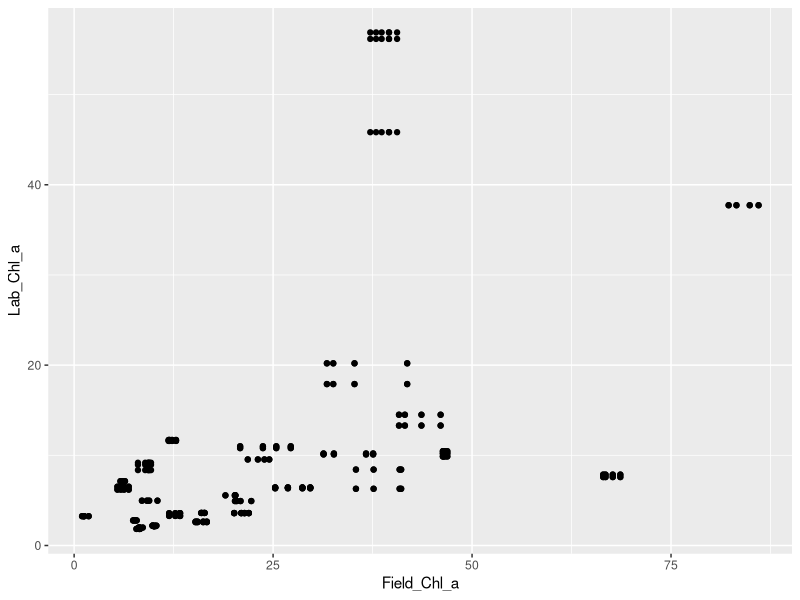
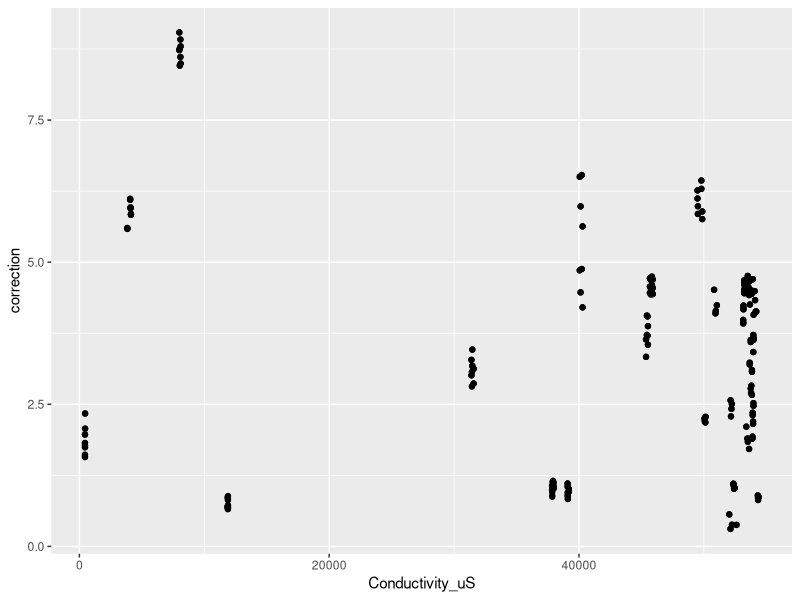
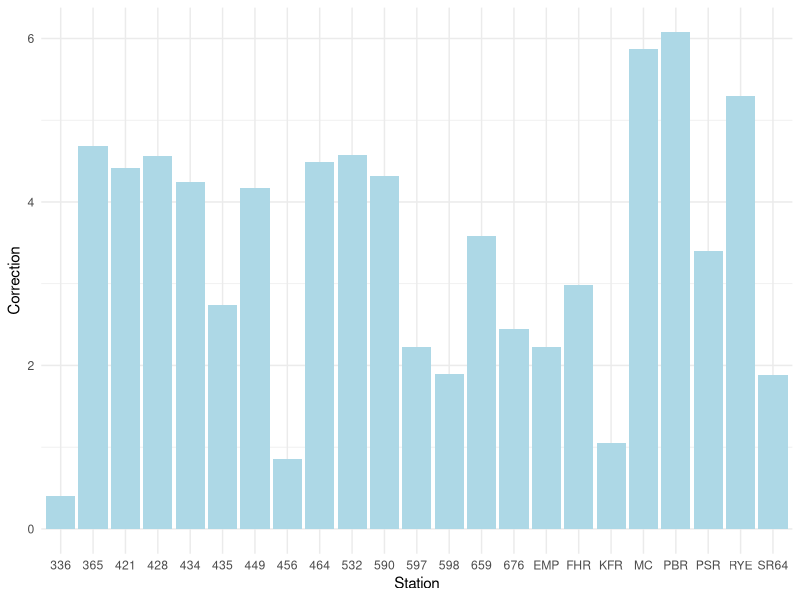
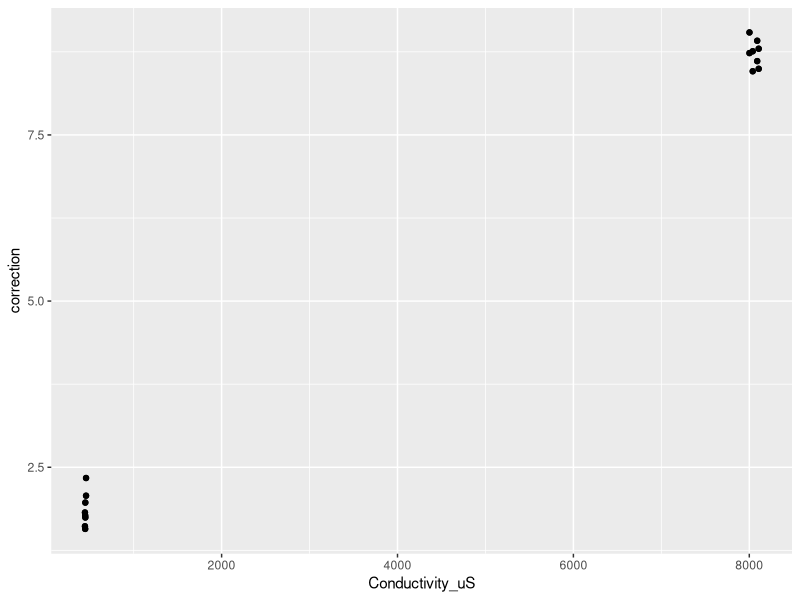
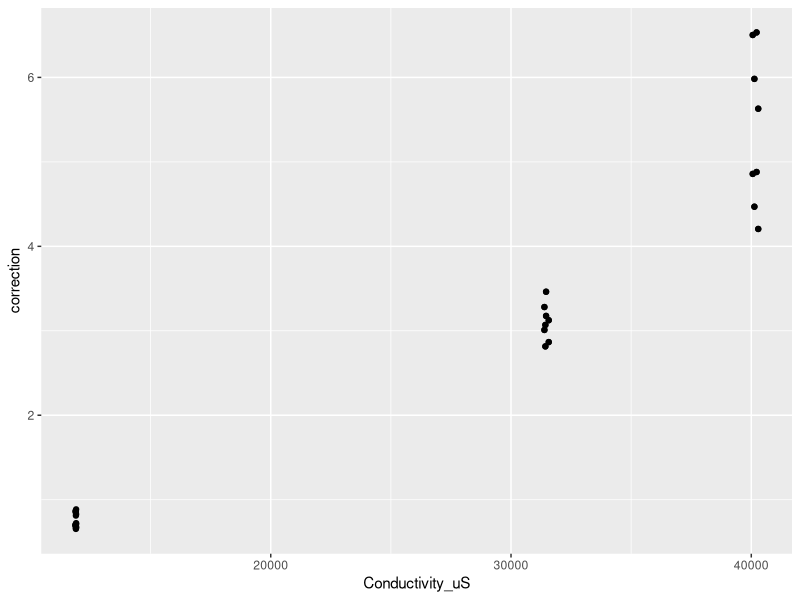
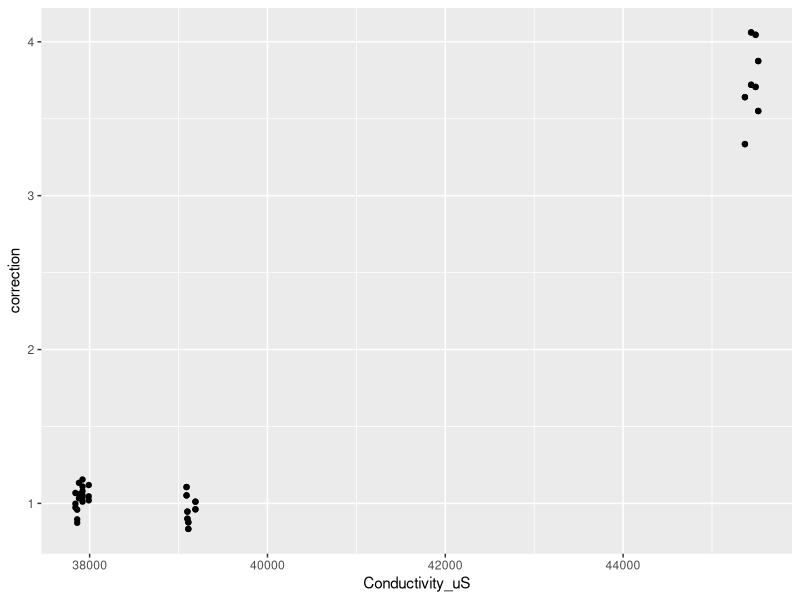
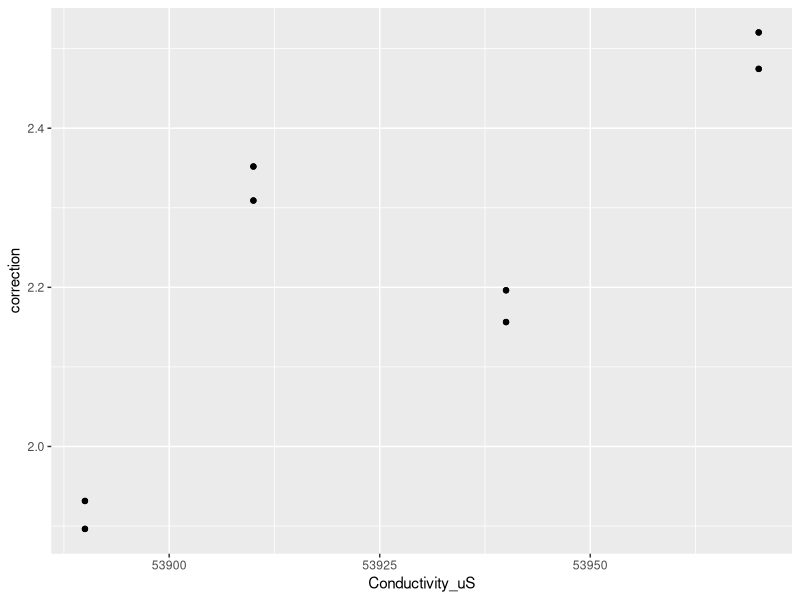
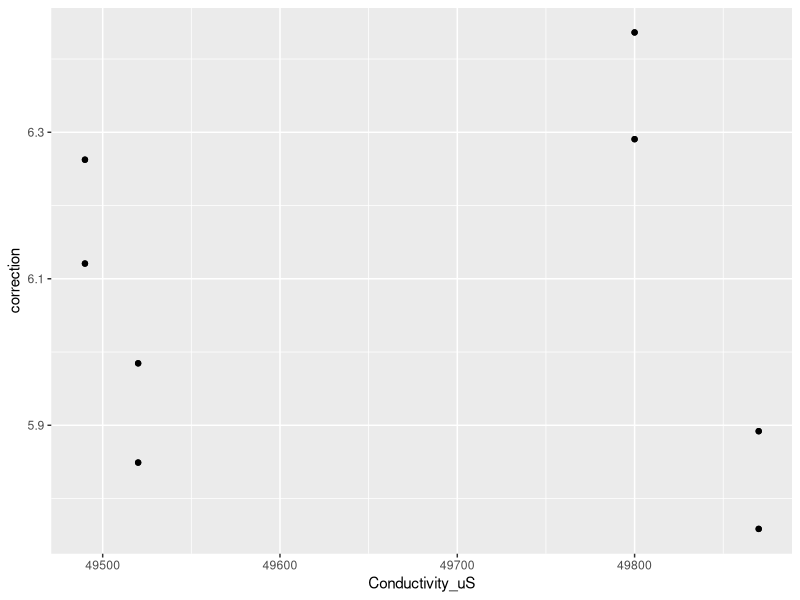

Write the R code that produced these figures, in order.
## ---- chunk 1
#| warning: false
#| echo: false

library(tidyverse)
library(knitr)
library(kableExtra)


Observations<- read_csv("Chla-Observations.csv")

kable(Observations)
## ---- chunk 2
#| warning: false
#| echo: false
library(tidyverse)
library(readr)

Observations<- read_csv("Chla-Observations.csv")
ggplot(
  data=Observations,
  mapping=aes(x=Field_Chl_a, y=Lab_Chl_a)
)+
  geom_point()
  

## ---- chunk 3
#| warning: false
#| echo: false
library(tidyverse)
library(readr)

Observations<- read_csv("Chla-Observations.csv")
ggplot(
  data=Observations,
  mapping=aes(x=Conductivity_uS, y=correction)
)+
  geom_point()
  

## ---- chunk 4
#| warning: false
#| echo: false
library(tidyverse)
library(readr)

Observations<- read_csv("Chla-Observations.csv")

ggplot(Observations, aes(x = Station, y = correction)) +
  geom_bar(stat = "summary", fun = "mean", fill = "lightblue") +
  labs(x = "Station", y = "Correction") +
  theme_minimal()

  

## ---- chunk 5
#| warning: false
#| echo: false
library(tidyverse)
library(readr)
library(dplyr)

Observations<- read_csv("Chla-Observations.csv")

RYE_obs<-Observations%>%filter(Station=="RYE")
ggplot(
  data=RYE_obs,
  mapping=aes(x=Conductivity_uS, y=correction)
)+
  geom_point()
  

## ---- chunk 6
#| warning: false
#| echo: false
library(tidyverse)
library(readr)
library(dplyr)

Observations<- read_csv("Chla-Observations.csv")
FHR_obs<-Observations%>%filter(Station=="FHR")
ggplot(
  data=FHR_obs,
  mapping=aes(x=Conductivity_uS, y=correction)
)+
  geom_point()
  

## ---- chunk 7
#| warning: false
#| echo: false
library(tidyverse)
library(readr)
library(dplyr)

Observations<- read_csv("Chla-Observations.csv")
SR64_obs<-Observations%>%filter(Station=="SR64")
ggplot(
  data=SR64_obs,
  mapping=aes(x=Conductivity_uS, y=correction)
)+
  geom_point()
  

## ---- chunk 8
#| warning: false
#| echo: false
library(tidyverse)
library(readr)
library(dplyr)

Observations<- read_csv("Chla-Observations.csv")
EMP_obs<-Observations%>%filter(Station=="EMP")
ggplot(
  data=EMP_obs,
  mapping=aes(x=Conductivity_uS, y=correction)
)+
  geom_point()
  

## ---- chunk 9
#| warning: false
#| echo: false
library(tidyverse)
library(readr)
library(dplyr)

Observations<- read_csv("Chla-Observations.csv")
PBR_obs<-Observations%>%filter(Station=="PBR")
ggplot(
  data=PBR_obs,
  mapping=aes(x=Conductivity_uS, y=correction)
)+
  geom_point()
  

## ---- chunk 10
#| warning: false
#| echo: false
library(tidyverse)
library(readr)
library(dplyr)

Observations<- read_csv("Chla-Observations.csv")
MC_obs<-Observations%>%filter(Station=="MC")
ggplot(
  data=MC_obs,
  mapping=aes(x=Conductivity_uS, y=correction)
)+
  geom_point()
  

## ---- chunk 11
library(ggplot2)

ggplot(Observations, aes(x =Conductivity_uS, y = correction)) +
  geom_point() +
  facet_wrap(~ Station)
